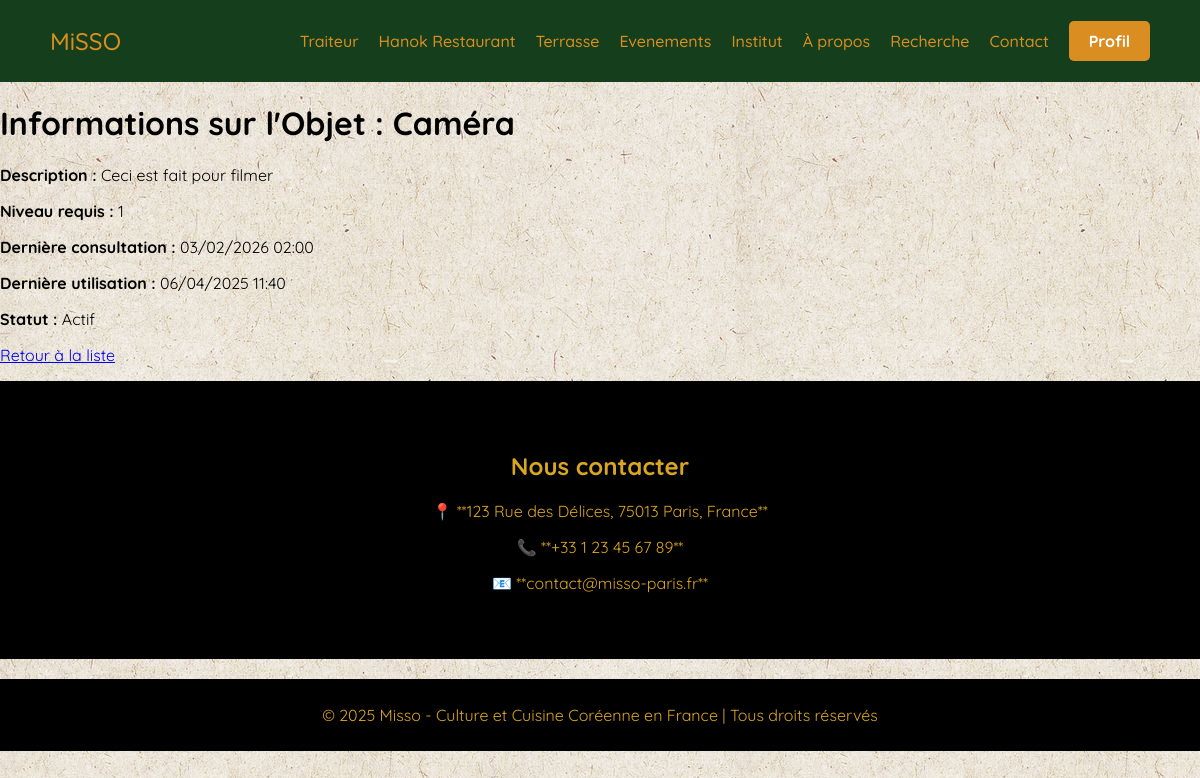
The app's page /objets_connectes/info/1/ (signed in), older data.
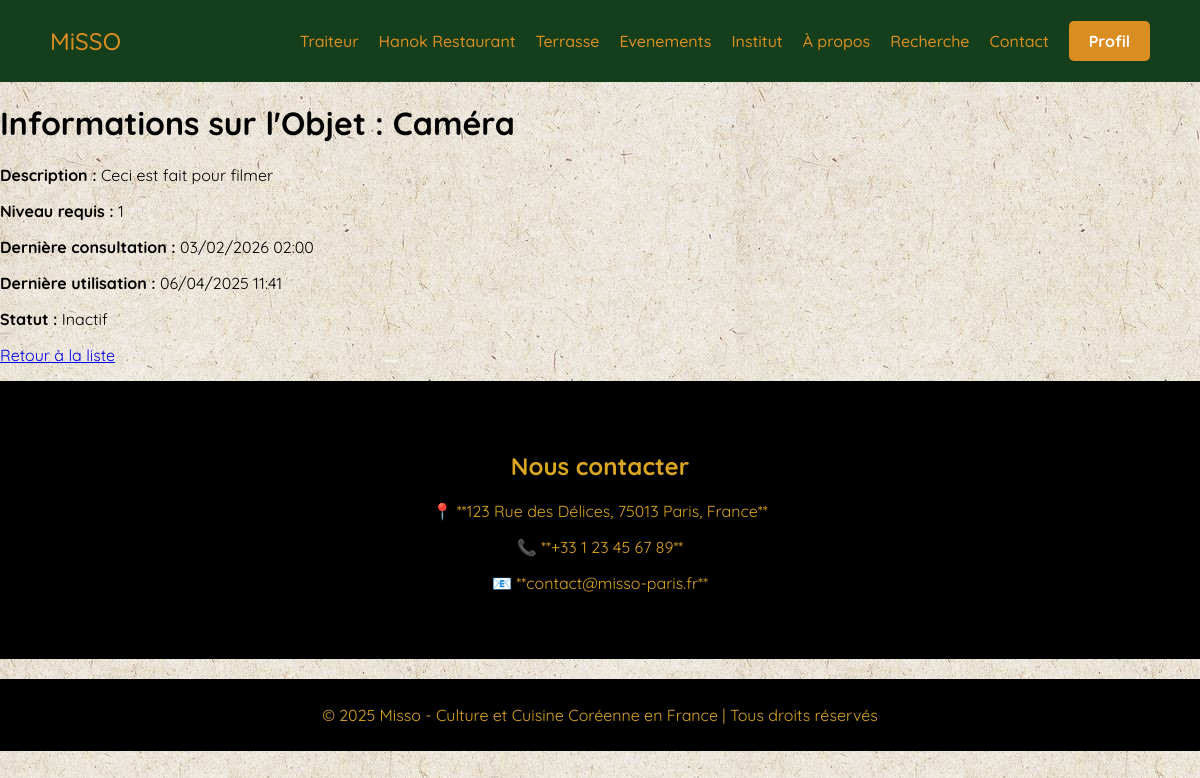
The same page, newer data.
### objets_connectes/models.py (models this page shows, shortened)
class ObjetConnecte(models.Model):
    nom = models.CharField(max_length=100)  # Nom de l'objet
    description = models.TextField(blank=True, null=True)  # Description de l'objet
    niveau_requis = models.PositiveIntegerField(default=1)  # Niveau requis pour modifier l'objet
    actif = models.BooleanField(default=False)  # Statut actif/inactif
    derniere_consultation = models.DateTimeField(blank=True, null=True)  # Dernière consultation
    derniere_utilisation = models.DateTimeField(blank=True, null=True)  # Dernière utilisation
    consommation = models.FloatField(null=False, help_text="Consommation en Watt-heure",) #consommation de l'objet en wh
    consommation_totale = models.FloatField(null=False, default=0,  help_text="Consommation totale de l'objet")
    def consulter(self):
        self.derniere_consultation = now()
        self.save()

### objets_connectes/views.py (the view)
# urls.py: path("info/<int:objet_id>/", info_objet, name="info_objet"),  # Nouvelle route pour "Info"
@login_required
def info_objet(request, objet_id):
    objet = get_object_or_404(ObjetConnecte, id=objet_id)
    objet.consulter()  # Met à jour la date de dernière consultation
    return render(request, "objets_connectes/info_objet.html", {"objet": objet})

### objets_connectes/templates/objets_connectes/info_objet.html (shortened to what this page needs)
{%extends "objets_connectes/base.html"%}
{%block content%}
    <h1>Informations sur l'Objet : {{ objet.nom }}</h1>
    <p><strong>Description :</strong> {{ objet.description }}</p>
    <p><strong>Niveau requis :</strong> {{ objet.niveau_requis }}</p>
    <p><strong>Dernière consultation :</strong> {{ objet.derniere_consultation|date:"d/m/Y H:i" }}</p>
    <p><strong>Dernière utilisation :</strong> {{ objet.derniere_utilisation|date:"d/m/Y H:i" }}</p>
    <p><strong>Statut :</strong> {% if objet.actif %} Actif {% else %} Inactif {% endif %}</p>
    <a href="{% url 'liste_objets' %}">Retour à la liste</a>
{%endblock%}

Row changes from the older to the newer data that the page shows:
changed ObjetConnecte "Caméra": derniere_utilisation "06/04/2025 11:40" → "06/04/2025 11:41"
Text that changed along with them:
text no longer shown: "Actif"
text now shown: "Inactif"
